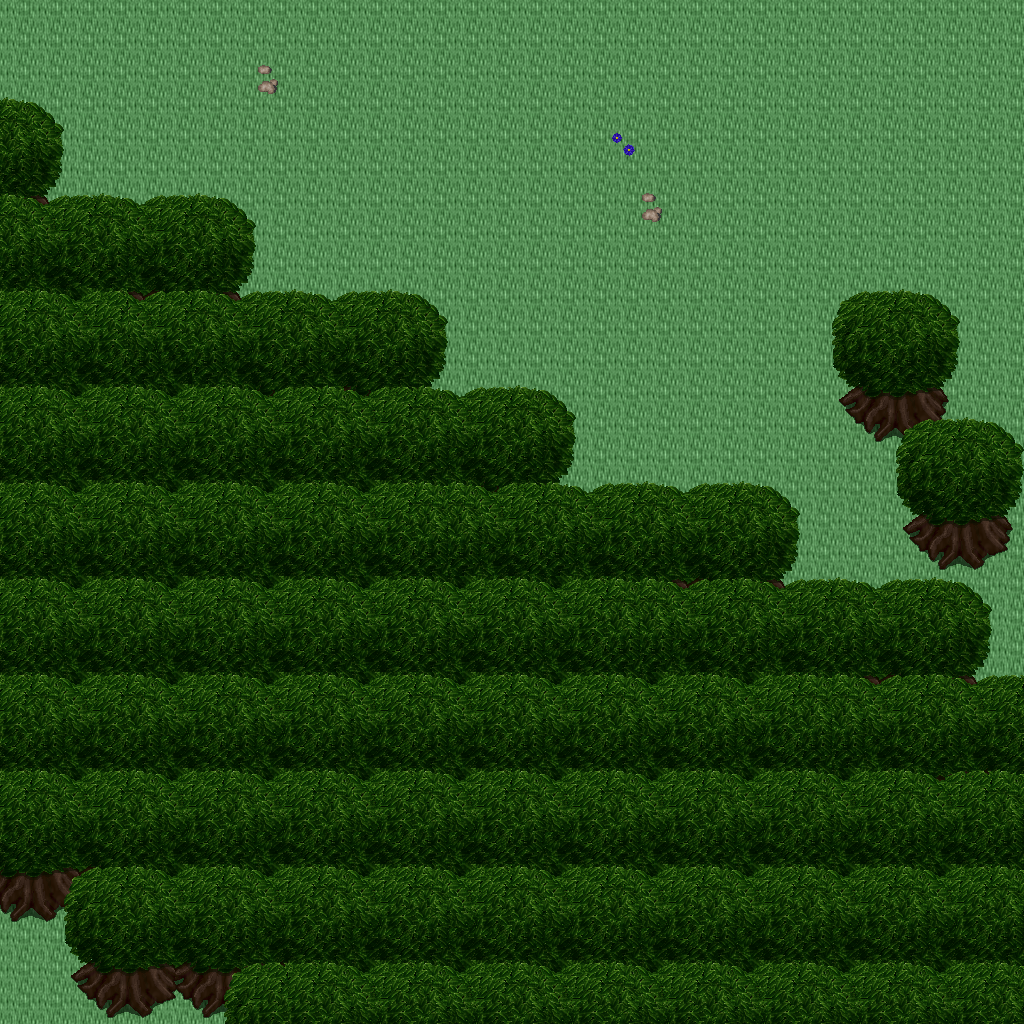

A 2D game scene composited from a Tiled map and its tileset images. What follows is a short description and the map's XML, with each tile layer's data collapsed to a summary:
An orthogonal 32x32 tile map with 32x32 px tiles, 5 tile layers (Ground, Objects, Objects2, Above, ...), 1 hidden layer not drawn, 24 tilesets.

<map version="1.10" tiledversion="1.11.0" orientation="orthogonal" renderorder="right-down" width="32" height="32" tilewidth="32" tileheight="32" infinite="0" nextlayerid="11" nextobjectid="1">
 <tileset firstgid="1" name="logic_collision" tilewidth="32" tileheight="32" tilecount="1" columns="1">
  <image source="../drawable/logic_collision.png" width="32" height="32" />
 </tileset>
 <tileset firstgid="2" name="ground_ground" tilewidth="32" tileheight="32" tilecount="33" columns="3">
  <image source="../drawable/ground_ground.png" width="96" height="352" />
 </tileset>
 <tileset firstgid="35" name="plant_tree_tree_darkgreen" tilewidth="32" tileheight="32" tilecount="88" columns="8">
  <image source="../drawable/plant_tree_tree_darkgreen.png" width="256" height="352" />
 </tileset>
 <tileset firstgid="123" name="logic_item_resources" tilewidth="32" tileheight="32" tilecount="6" columns="6">
  <image source="../drawable/logic_item_resources.png" width="192" height="32" />
 </tileset>
 <tileset firstgid="129" name="logic_creature_animal" tilewidth="32" tileheight="32" tilecount="32" columns="8">
  <image source="../drawable/logic_creature_animal.png" width="256" height="128" />
 </tileset>
 <tileset firstgid="161" name="plant_flower_daisy_blue" tilewidth="32" tileheight="32" tilecount="8" columns="2">
  <image source="../drawable/plant_flower_daisy_blue.png" width="64" height="128" />
 </tileset>
 <tileset firstgid="169" name="plant_flower_daisy_red" tilewidth="32" tileheight="32" tilecount="8" columns="2">
  <image source="../drawable/plant_flower_daisy_red.png" width="64" height="128" />
 </tileset>
 <tileset firstgid="177" name="plant_flower_daisy_white" tilewidth="32" tileheight="32" tilecount="8" columns="2">
  <image source="../drawable/plant_flower_daisy_white.png" width="64" height="128" />
 </tileset>
 <tileset firstgid="185" name="plant_flower_daisy_yellow" tilewidth="32" tileheight="32" tilecount="8" columns="2">
  <image source="../drawable/plant_flower_daisy_yellow.png" width="64" height="128" />
 </tileset>
 <tileset firstgid="193" name="building_thatched_roof_cottage2" tilewidth="32" tileheight="32" tilecount="20" columns="4">
  <image source="../drawable/building_thatched_roof_cottage2.png" width="128" height="160" />
 </tileset>
 <tileset firstgid="213" name="building_thatched_roof_cottage1" tilewidth="32" tileheight="32" tilecount="20" columns="4">
  <image source="../drawable/building_thatched_roof_cottage1.png" width="128" height="160" />
 </tileset>
 <tileset firstgid="233" name="logic_creature_elemental" tilewidth="32" tileheight="32" tilecount="16" columns="8">
  <image source="../drawable/logic_creature_elemental.png" width="256" height="64" />
 </tileset>
 <tileset firstgid="249" name="item_campfires" tilewidth="32" tileheight="32" tilecount="2" columns="2">
  <image source="../drawable/item_campfires.png" width="64" height="32" />
 </tileset>
 <tileset firstgid="251" name="furniture_light_flames" tilewidth="32" tileheight="32" tilecount="6" columns="6">
  <image source="../drawable/furniture_light_flames.png" width="192" height="32" />
 </tileset>
 <tileset firstgid="257" name="item_firewood" tilewidth="32" tileheight="32" tilecount="12" columns="3">
  <image source="../drawable/item_firewood.png" width="96" height="128" />
 </tileset>
 <tileset firstgid="269" name="plant_flower_bulbs" tilewidth="32" tileheight="32" tilecount="4" columns="1">
  <image source="../drawable/plant_flower_bulbs.png" width="32" height="128" />
 </tileset>
 <tileset firstgid="273" name="ground_grass_corners" tilewidth="32" tileheight="32" tilecount="24" columns="6">
  <image source="../drawable/ground_grass_corners.png" width="192" height="128" />
 </tileset>
 <tileset firstgid="297" name="ground_grass_edges" tilewidth="32" tileheight="32" tilecount="36" columns="12">
  <image source="../drawable/ground_grass_edges.png" width="384" height="96" />
 </tileset>
 <tileset firstgid="333" name="light_dim_yellow_light_5x5" tilewidth="32" tileheight="32" tilecount="25" columns="5">
  <image source="../drawable/light_dim_yellow_light_5x5.png" width="160" height="160" />
 </tileset>
 <tileset firstgid="358" name="plant_tree_fall_trees" tilewidth="32" tileheight="32" tilecount="40" columns="8">
  <image source="../drawable/plant_tree_fall_trees.png" width="256" height="160" />
 </tileset>
 <tileset firstgid="398" name="plant_leaves" tilewidth="32" tileheight="32" tilecount="8" columns="4">
  <image source="../drawable/plant_leaves.png" width="128" height="64" />
 </tileset>
 <tileset firstgid="406" name="ground_grass_2" tilewidth="32" tileheight="32" tilecount="21" columns="3">
  <image source="../drawable/ground_grass_2.png" width="96" height="224" />
 </tileset>
 <tileset firstgid="427" name="ground_rock_pebbles" tilewidth="32" tileheight="32" tilecount="3" columns="1">
  <image source="../drawable/ground_rock_pebbles.png" width="32" height="96" />
 </tileset>
 <tileset firstgid="430" name="logic_creature_fowl" tilewidth="32" tileheight="32" tilecount="6" columns="6">
  <image source="../drawable/logic_creature_fowl.png" width="192" height="32" />
 </tileset>
 <layer id="1" name="Ground" width="32" height="32">
  <data>[1024 cells, 1024 non-empty, 1 distinct tile ids]</data>
 </layer>
 <layer id="2" name="Objects" width="32" height="32">
  <data>[1024 cells, 187 non-empty, 16 distinct tile ids]</data>
 </layer>
 <layer id="3" name="Objects2" width="32" height="32">
  <data>[1024 cells, 0 non-empty, 0 distinct tile ids]</data>
 </layer>
 <layer id="4" name="Above" width="32" height="32">
  <data>[1024 cells, 650 non-empty, 22 distinct tile ids]</data>
 </layer>
 <layer id="5" name="Above2" width="32" height="32">
  <data>[1024 cells, 0 non-empty, 0 distinct tile ids]</data>
 </layer>
 <layer id="6" name="Walkable" width="32" height="32" visible="0">
  <data>[1024 cells, 580 non-empty, 1 distinct tile ids]</data>
 </layer>
 <objectgroup id="7" name="Mapevents" />
 <objectgroup id="8" name="Spawn" />
 <objectgroup id="9" name="Keys" />
 <objectgroup id="10" name="Replace" />
</map>
